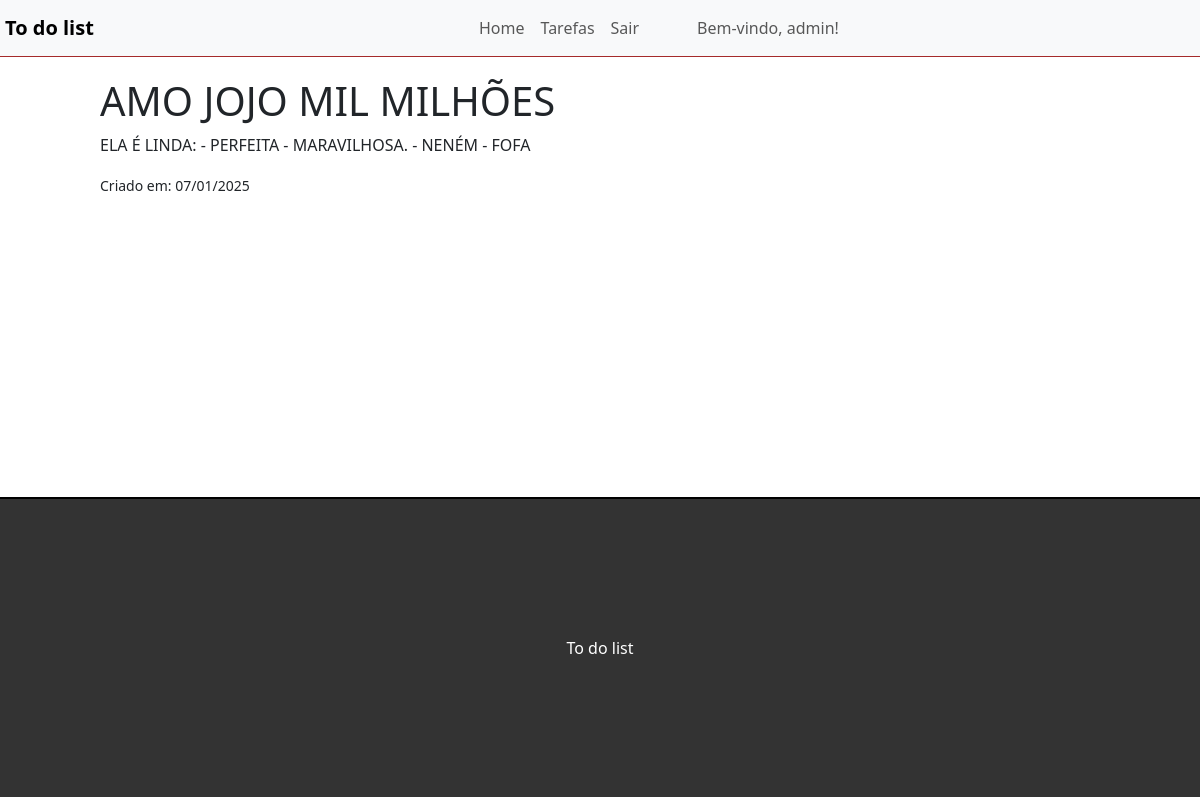
/task/49/ (signed in), run on the app's committed database.
### tasks/models.py (models this page shows, shortened)
class Task(models.Model):
    status = (
        ('doing', 'Em progresso'),
        ('done', 'Feito'),
    )
    title = models.CharField(max_length=200)
    description = models.TextField()
    completed = models.CharField(
        max_length=9,
        choices= status,
        default='doing'
    )
    created_at= models.DateTimeField(auto_now_add=True)
    due_date= models.DateField(null=True, blank=True)
    user = models.ForeignKey(User, on_delete=models.CASCADE)

### tasks/views.py (the view)
# urls.py: path('task/<int:pk>/', TaskDetailView.as_view(), name="task-detail"),
class TaskDetailView(LoginRequiredMixin, DetailView):
    model = Task
    template_name = 'tasks/task.html'
    context_object_name = 'task'

### tasks/templates/tasks/task.html (shortened to what this page needs)
{% extends 'base.html' %}
{% block content %}
<div class="offset-1 col-10 list-div">
    <h1>{{task.title}}</h1>
    <p>{{task.description}}</p>
    <small>Criado em: {{ task.created_at|date:"d/m/Y" }}</small>
</div>
{% endblock %}

### tasks/templates/base.html (shortened to what this page needs)
{% load static %}
<!DOCTYPE html>
<html lang="pt_BR">
<head>
    <link href="https://cdn.jsdelivr.net/npm/bootstrap@5.3.3/dist/css/bootstrap.min.css" rel="stylesheet">
    <link rel="stylesheet" href="{% static 'css/style.css' %}">
</head>
<body>
    <div class="container-fluid">
        <nav class="navbar navbar-expand-lg bg-body-tertiary">
            <div class="container-fluid">
                <a class="navbar-brand" href="/"> To do list</a>
                <div class="collapse navbar-collapse" id="navbarSupportedContent">
                    <ul class="navbar-nav me-auto mb-2 mb-lg-0">
                    <li class="nav-item">
                        <a class="nav-link" aria-current="page" href="/">Home</a>
                    </li>
                    {% if user.is_authenticated %}
                    <li class="nav-item">
                        <a class="nav-link" href="/">Tarefas</a>
                    </li>
                    {% else %}
                    <li class="nav-item">
                        <a class="nav-link" href="/accounts/login/">Login</a>
                    </li>
                    {% endif %}
                    {% if user.is_authenticated %}
                    <li class="nav-item">
                        <form method="post" action="/accounts/logout/" style="display: inline;">
                            <button type="submit" class="nav-link">
                                Sair
                            </button>
                        </form>
                    </li>
                    <li class="nav-item">
                        <span class="navbar-text" id="usern">
                          Bem-vindo, {{ user.username }}!
                        </span>
                      </li>
                    {% endif %}
                </div>
            </div>
        </nav>
        {% block content %}
        {% endblock %}
        <footer>
            <p>To do list</p>
        </footer>
    </div>
</body>
</html>

### tasks/static/css/style.css (style rules this page uses)
.container-fluid { padding: 0; }
.nav-item #usern { display: flex; margin: auto; margin-left: 50px; }
.navbar { border-bottom: 1px solid brown; margin-bottom: 20px; }
.navbar-nav { margin: auto; }
.navbar-brand { font-weight: bold; margin-left: 5px; }
.list-div { padding: 0; }
footer { display: flex; background-color: #333; height: 300px; margin-top: 300px; border-top: 2px solid black; }
footer p { color: white; text-align: center; top: 50%; margin: auto; }

### data on the page
Task: title "AMO JOJO MIL MILHÕES", description "ELA É LINDA: - PERFEITA - MARAVILHOSA. - NENÉM - FOFA", created_at "07/01/2025"

### other printed values
{{ user.username }} "admin"
